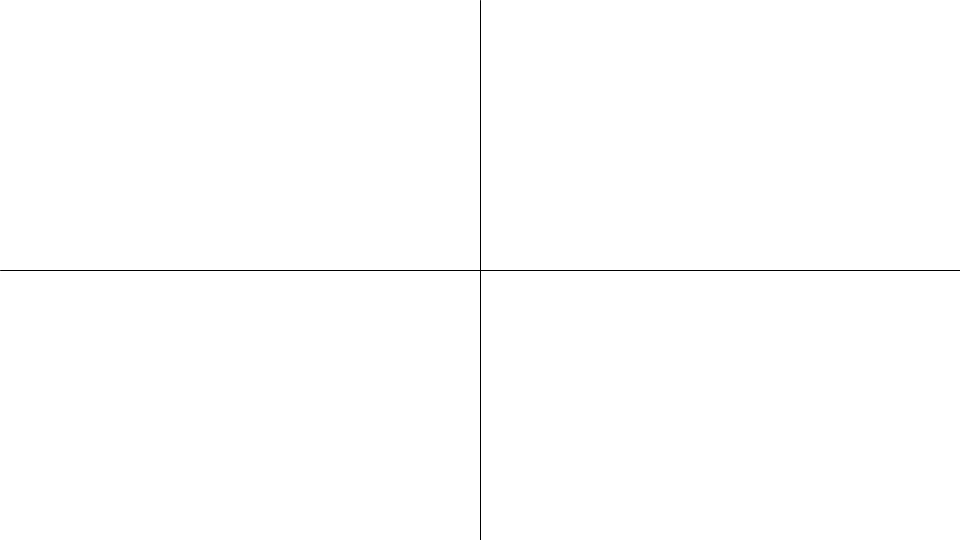
Frame 1 (no input)
Frame 60 (the mouse pressed at the canvas centre just before this capture): identical to frame 1, image omitted
Frame 120 (the mouse held since frame 60 and released just before this capture): identical to frame 1, image omitted

The Processing sketch that drew this single still picture (run headless with seeded random() and noise(); from frame 60 on, the mouse is pressed at the canvas centre):

// Processing sketch: Graph_Sketch
// ── Graph_Sketch.pde
ArrayList<Curve> l;
float tx, ty;
boolean added = false;
int selectedCurve = -1;

void setup(){
  size(960, 540);
  l = new ArrayList<Curve>();
}

void draw(){
  background(255);
  drawAxis();
  
  for (int i = 0; i < l.size(); i++){
    l.get(i).show();
  }
  
  for (int i = 0; i < l.size(); i++){
    for (int j = i+1; j < l.size(); j++){
      l.get(i).intersection(l.get(j));
    }
  }
  
}

void drawAxis(){
  translate(width/2, height/2);
  scale(1, -1);
  stroke(0);
  line(-width/2, 0, width/2, 0);
  line(0, -height/2, 0, height/2);
}

void mousePressed(){
  mouseX -= width/2;
  mouseY -= height/2;
  mouseY = -mouseY;
  tx = mouseX;
  ty = mouseY;
}

void mouseMoved(){
  mouseX -= width/2;
  mouseY -= height/2;
  mouseY = -mouseY;
  for (int i = 0; i < l.size(); i++){
    l.get(i).active = false;
  }
  for (int i = 0; i < l.size(); i++){
    if (l.get(i).check(mouseX, mouseY)){
      l.get(i).active = true;
      return;
    }
  }
}

void mouseDragged(){
  mouseX -= width/2;
  mouseY -= height/2;
  mouseY = -mouseY;
  if (!added) {
    l.add(new Line(tx, ty, mouseX, mouseY));
    added = true;
    selectedCurve = l.size()-1;
  }else{
    l.get(l.size()-1).x2 = mouseX;
    l.get(l.size()-1).y2 = mouseY;
  }
}

void mouseReleased(){
  added = false;
  if (l.size()>0) l.get(l.size()-1).active = false;
  selectedCurve = -1;
}

// ── Curve.pde
class Curve implements CurveInterface {
  
  float x1, y1, x2, y2;
  boolean active;
  color c;
  
  Curve(){
  
  }
  
  void show(){
  
  }
  
  boolean check(float x, float y){
    return false;
  }
  
  void intersection(Curve other){
    
  }
  
}

// ── CurveInterface.pde
interface CurveInterface{
  public void show();
  public boolean check(float x, float y);
  public void intersection(Curve other);
}

// ── Line.pde
class Line extends Curve implements CurveInterface{
  
  Line(){
    super();
  }
  
  Line(float x1, float y1, float x2, float y2){
    this.x1 = x1;
    this.x2 = x2;
    this.y1 = y1;
    this.y2 = y2;
    this.active = true;
    this.c = color(20, 20, 20);
  }
  
  void show(){
    if (this.active){
      stroke(255, 255, 0);
      strokeWeight(2);
    }else{
      strokeWeight(1);
      stroke(20);
    }
    if (this.x1==this.x2){
      line(this.x1, -height/2, this.x1, height/2);
    }else{
      float slope = atan((this.y2-this.y1)/(this.x2- this.x1));
      float lenn = sqrt(width*width + height*height);
      line(this.x1, this.y1, this.x1 + lenn*cos(slope), this.y1 + lenn*sin(slope));
      line(this.x1, this.y1, this.x1 - lenn*cos(slope), this.y1 - lenn*sin(slope));
    }
    strokeWeight(1);
    if (this.active){
      fill(200, 0, 0);
      stroke(200, 0, 0);
      circle(this.x1, this.y1, 5);
      circle(this.x2, this.y2, 5);
    }
  }
  
  void intersection(Curve other){
    if (other.x1 == other.x2){
      if (this.x1 == this.x2) return;
      float xx = other.x1;
      float slope = ((this.y2-this.y1)/(this.x2- this.x1));
      float yy = this.y1 + slope*(xx-this.x1);
      fill(0, 200, 0);
      stroke(0, 200, 0);
      circle(xx, yy, 5);
    }else{
      if (this.x1 == this.x2){
        float xx = this.x1;
        float slope = ((other.y2-other.y1)/(other.x2- other.x1));
        float yy = other.y1 + slope*(xx-other.x1);
        fill(0, 200, 0);
        stroke(0, 200, 0);
        circle(xx, yy, 5);
      }else{
        if (((other.y2-other.y1)/(other.x2- other.x1)) == 
            ((this.y2-this.y1)/(this.x2- this.x1)) ) return;
        float xx = (this.x1*this.y2-this.y1*this.x2)*(other.x1-other.x2);
        xx -= (other.x1*other.y2-other.y1*other.x2)*(this.x1-this.x2);
        xx /= ((this.x1-this.x2)*(other.y1-other.y2) - (this.y1-this.y2)*(other.x1-other.x2));
        float yy  = (this.x1*this.y2-this.y1*this.x2)*(other.y1-other.y2);
        yy -= (other.x1*other.y2-other.y1*other.x2)*(this.y1-this.y2);
        yy /= ((this.x1-this.x2)*(other.y1-other.y2) - (this.y1-this.y2)*(other.x1-other.x2)); 
        fill(0, 200, 0);
        stroke(0, 200, 0);
        circle(xx, yy, 5);
      }
    }
  }
  
  boolean check(float x, float y){
    float dist = abs((this.y2-this.y1)*x - (this.x2-this.x1)*y + this.x2*this.y1 - this.y2*this.x1);
    dist /= sqrt(pow(this.y2-this.y1, 2)+pow(this.x2-this.x1, 2));
    return dist <= 4;
  }
  
}
